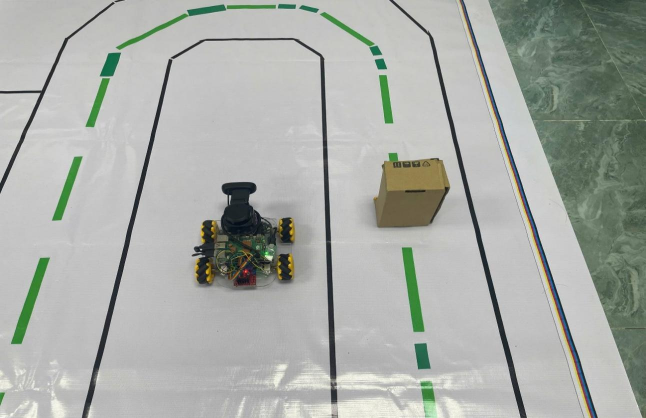
#> input picture images/Dodge.png, 1291 x 836 px (shown at 1/2 size)
$ python -i 9_FinalTurn.py   (imports and definitions only)
#> lines starting #> are read from the running program, lines starting #| are printed output that depends on the picture; after the words box and inside, x2 and y2 are one past the last pixel; in counts of white or black regions, pixels touching at a corner belong together
import cv2
import lgpio
import numpy as np
import time
import sys
import threading

# ================= BASIC =================
dt = 0.02

MODE_LINE  = 0
MODE_AVOID = 1
mode = MODE_LINE

# ================= CAMERA =================
CAM_INDEX = 0
WIDTH, HEIGHT = 1280, 760
ROI_Y_RATIO = 0.65

HSV_LOWER = np.array([45, 80, 80])
HSV_UPPER = np.array([75, 255, 255])
MIN_AREA = 500

# ================= MOTOR GPIO =================
ENA1, IN1, IN2 = 12, 3, 2
ENB1, IN3, IN4 = 16, 15, 14
ENA2, IN5, IN6 = 18, 20, 21
ENB2, IN8, IN7 = 19, 22, 23

motors = {
    0: {"pwm": ENA1, "inA": IN1, "inB": IN2},
    1: {"pwm": ENB1, "inA": IN3, "inB": IN4},
    2: {"pwm": ENA2, "inA": IN5, "inB": IN6},
    3: {"pwm": ENB2, "inA": IN7, "inB": IN8},
}

# ================= ENCODER =================
ENC_PINS = [(10,9),(25,24),(6,5),(13,26)]
CPR = 7 * 50

# ================= ROBOT GEOMETRY =================
r = 0.03
L = 0.18
l = L / np.sqrt(2)

alpha = np.array([ np.pi/4, -np.pi/4,  3*np.pi/4, -3*np.pi/4])
beta  = np.array([ np.pi/4, -np.pi/4, -np.pi/4,  np.pi/4 ])
gamma = np.array([-np.pi/4,  np.pi/4,  np.pi/4, -np.pi/4])

J2 = np.diag([r]*4)
J1 = np.zeros((4,3))
# [6 lines not run here, left out]

J = np.linalg.inv(J2) @ J1
J_pinv = np.linalg.pinv(J)

# ================= CONTROL =================
BASE_SPEED = 0.08
MAX_W = 1.6
OFFSET_GAIN = 0.5
LANE_DEADZONE = 0.05

WHEEL_MAX_RAD = 8.0
K_FF = 1.1
PWM_SLEW = 200

# ================= PID =================
class PID:
    def __init__(self, kp, ki, kd, limit):
        self.kp = kp
        self.ki = ki
        self.kd = kd
        self.limit = limit
        self.i = 0
        self.prev = 0

    # [6 lines left out: function update, not called in this run]

class WheelPI:
    def __init__(self, kp, ki, limit):
        self.kp = kp
        self.ki = ki
        self.i = 0
        self.limit = limit

    # [4 lines left out: function update, not called in this run]

wheel_pi = [WheelPI(0.4, 2.0, 60) for _ in range(4)]
lane_pid = PID(0.8, 0.0, 0.12, MAX_W)
#> further down, picture is the input picture: shape (836, 1291, 3); mean B, G, R 166.6, 172, 168.1

def reset_wheel_pi():
    for pi in wheel_pi:
        pi.i = 0

# ================= GPIO INIT =================
# [1 line that did not run here, left out]
# [4 lines not run here, left out]

enc_count = [0]*4
enc_last  = [0]*4
enc_last_move = [0]*4

# [5 lines left out: function make_enc_cb, not called in this run]

# [5 lines not run here, left out]

# ================= MOTOR =================
prev_pwm=[0]*4

# [32 lines left out: functions set_motor, read_speed, drive, not called in this run]

# ================= ENCODER ODOM =================
def reset_move_encoder():
    global enc_last_move
    enc_last_move = enc_count.copy()

# [36 lines left out: functions encoder_body_delta, move_straight, move_side, avoid_obstacle, not called in this run]

# ================= VISION =================
last_lane_x = WIDTH//2

def detect_lane_offset(frame):
    global last_lane_x
    roi=frame[int(HEIGHT*ROI_Y_RATIO):,:]
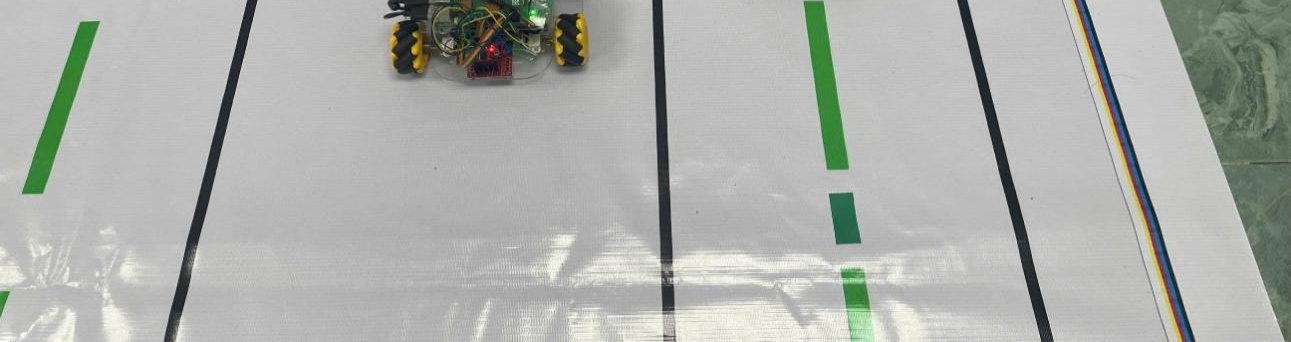
#> roi: shape (342, 1291, 3); mean B, G, R 172, 176.2, 173.4
    hsv=cv2.cvtColor(roi,cv2.COLOR_BGR2HSV)
#> hsv: shape (342, 1291, 3); mean H, S, V 22.7, 12.6, 177
    mask=cv2.inRange(hsv,HSV_LOWER,HSV_UPPER)
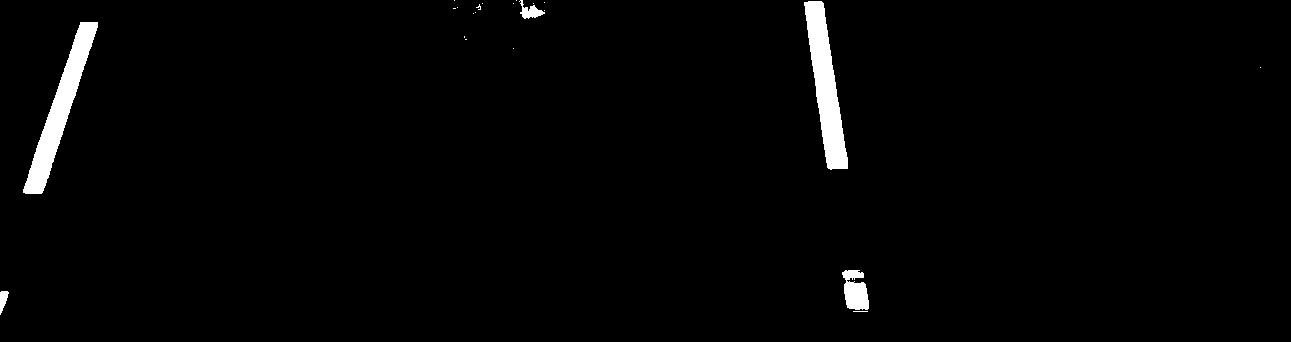
#> mask: shape (342, 1291); 1.8% white; 22 white regions (17 under 20 px)
    cnts,_=cv2.findContours(mask,cv2.RETR_EXTERNAL,cv2.CHAIN_APPROX_NONE)
#> cnts = 22 contours, 17 with area under 20; largest, box (x1, y1, x2, y2) and area: (804, 1, 848, 170) 3284, (23, 22, 98, 194) 3280, (842, 270, 869, 310) 702, (519, 0, 545, 19) 181, (0, 291, 9, 315) 102
    if not cnts: return None
    c=max(cnts,key=cv2.contourArea)
#> c = contour of 369 points, box (x1, y1, x2, y2) (804, 1, 848, 170), area 3284
    if cv2.contourArea(c)<MIN_AREA: return None
    pts=sorted(c,key=lambda p:p[0][1])[:20]
#> pts = [[[808, 1]], [[821, 1]], [[820, 1]], [[819, 1]], [[818, 1]], [[817, 1]], [[816, 1]], [[815, 1]], [[814, 1]], [[813, 1]], [[812, 1]], [[811, 1]], [[810, 1]], [[809, 1]], [[807, 2]], [[806, 2]], [[805, 2]], [[804, 2]], [[822, 2]], [[804, 3]]]
    x=int(np.mean([p[0][0] for p in pts]))
#> x = 812
    last_lane_x=x
#> last_lane_x = 812
    return (x-WIDTH//2)/(WIDTH//2)

# ================= KEYBOARD → LIDAR STUB =================
lidar_trigger = False
exit_flag = False

# [9 lines left out: function keyboard_listener, not called in this run]

# [1 line not run here, left out]

# [7 lines left out: function lidar_detected, not called in this run]

# ================= MAIN =================
# [3 lines not run here, left out]

last_offset=0

# [39 lines not run here, left out]

>>> import cv2
>>> picture = cv2.imread('../images/Dodge.png')
>>> result = detect_lane_offset(picture)
#> result = 0.269

$ run again, on images/FollowLane.png
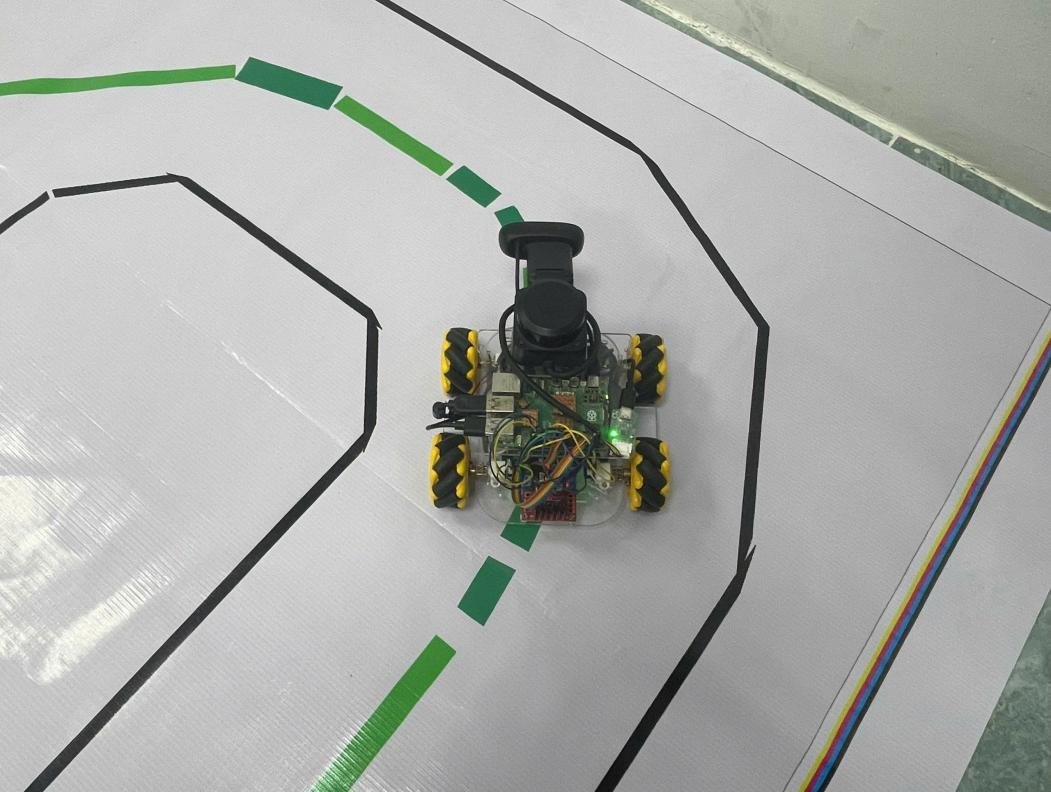
#> input picture images/FollowLane.png, 1051 x 792 px
#> picture is the input picture: shape (792, 1051, 3); mean B, G, R 170.7, 174, 172
#> in detect_lane_offset, `roi=frame[int(HEIGHT*ROI_Y_RATIO):,:]`:
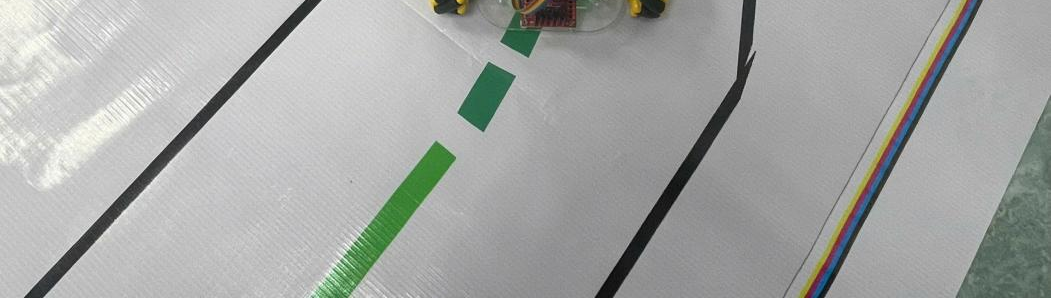
#> roi: shape (298, 1051, 3); mean B, G, R 164.9, 167.3, 165.2
#> hsv: shape (298, 1051, 3); mean H, S, V 23.4, 9.6, 168.3
#> in detect_lane_offset, `mask=cv2.inRange(hsv,HSV_LOWER,HSV_UPPER)`:
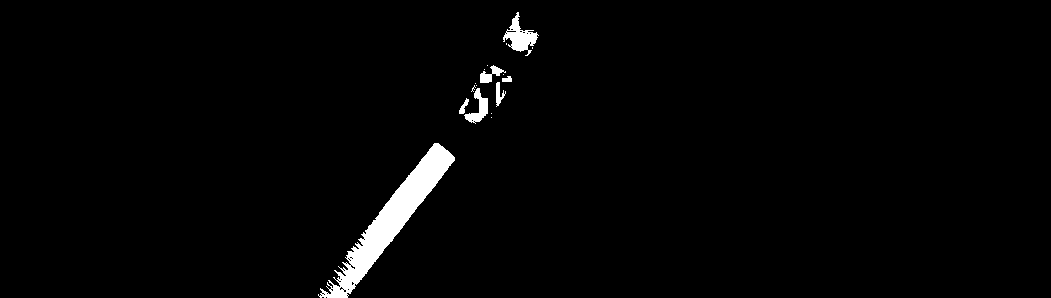
#> mask: shape (298, 1051); 2% white; 17 white regions (10 under 20 px)
#> cnts = 17 contours, 10 with area under 20; largest, box (x1, y1, x2, y2) and area: (318, 143, 455, 298) 4464, (503, 12, 539, 56) 572, (464, 88, 488, 124) 302, (480, 65, 506, 83) 158, (496, 82, 506, 107) 83, (459, 98, 469, 114) 51, (502, 76, 512, 82) 32
#> c = contour of 515 points, box (x1, y1, x2, y2) (318, 143, 455, 298), area 4464
#> pts = [[[434, 143]], [[438, 143]], [[437, 143]], [[436, 143]], [[435, 143]], [[433, 144]], [[439, 144]], [[433, 145]], [[440, 145]], [[432, 146]], [[442, 146]], [[441, 146]], [[431, 147]], [[443, 147]], [[430, 148]], [[444, 148]], [[429, 149]], [[445, 149]], [[429, 150]], [[447, 150]]]
#> x = 436
#> result = -0.319
